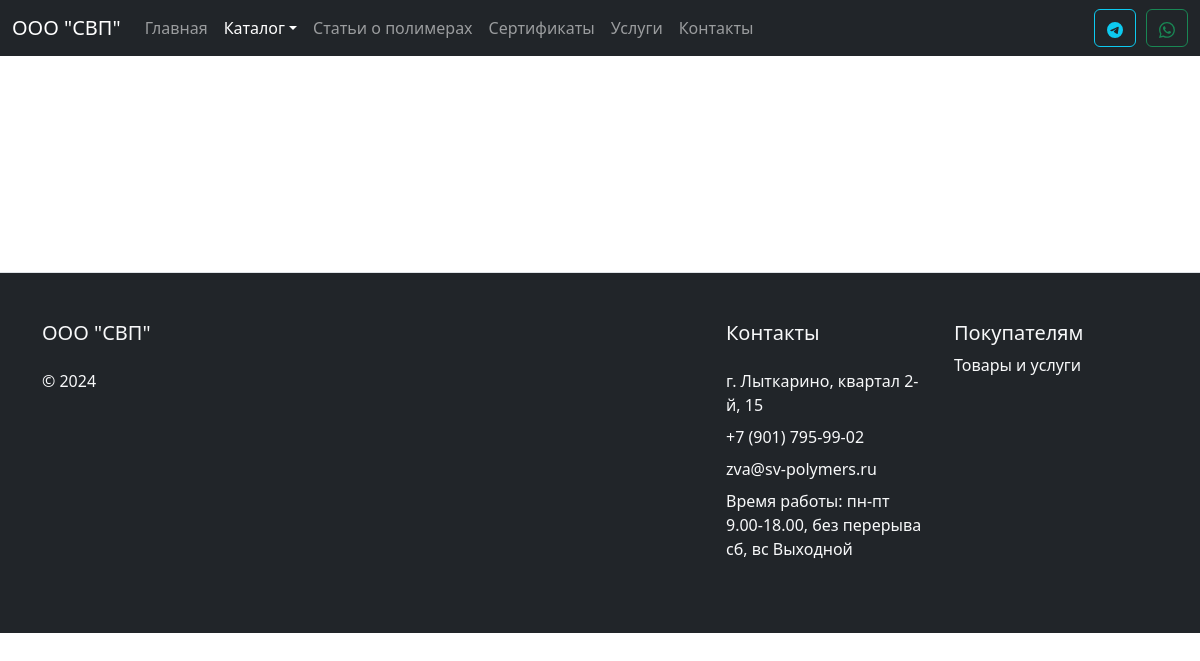
The app's page /catalog/pvc_rod/products.php, older data.
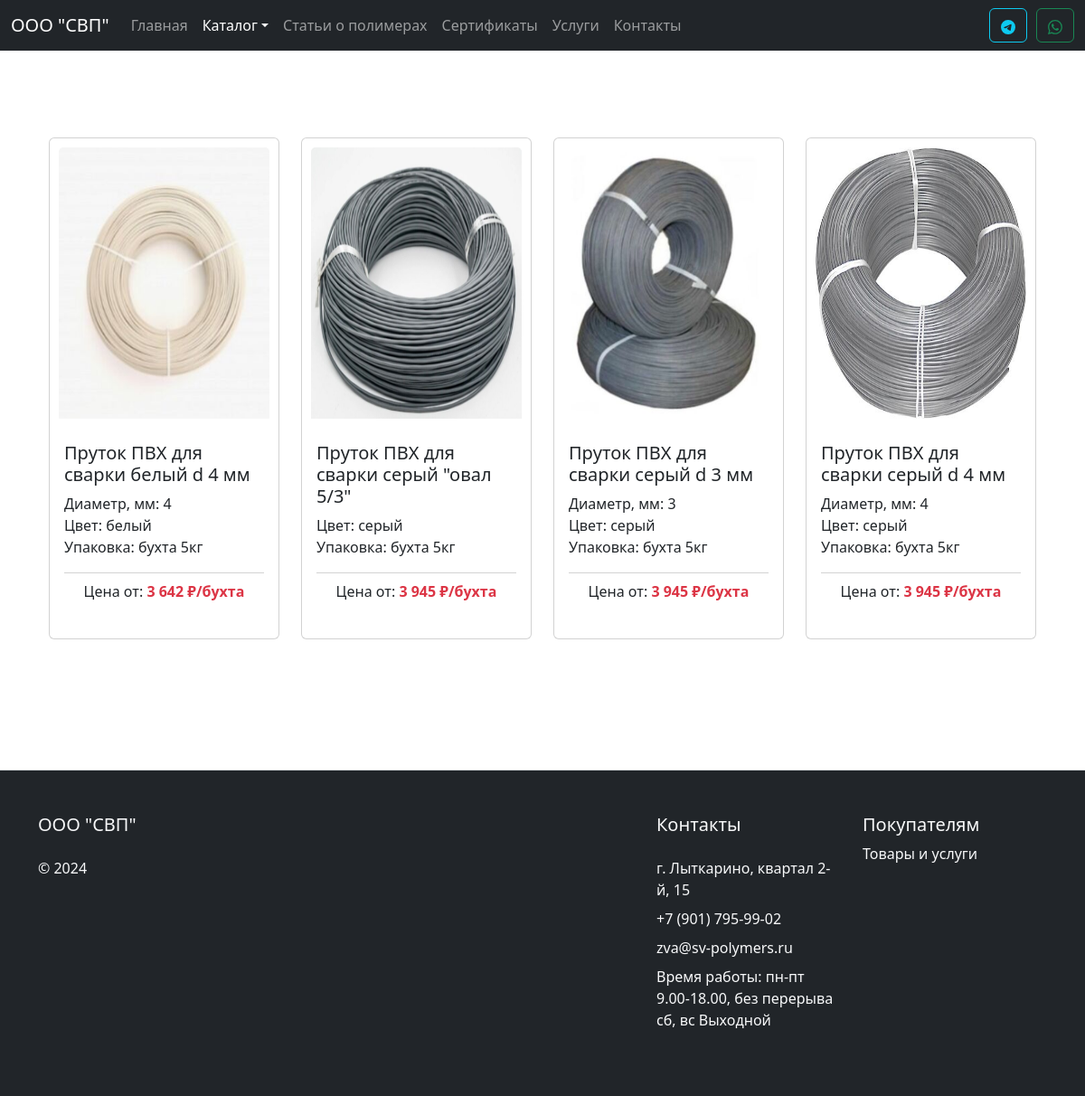
The same page, newer data.
### tables this page shows
CREATE TABLE `products_pvc_rod` (
  `id` int(5) NOT NULL COMMENT 'Идентификатор',
  `name` varchar(100) NOT NULL COMMENT 'Наименование',
  `category` varchar(2) NOT NULL COMMENT 'Карегория',
  `subcategory` varchar(2) NOT NULL COMMENT 'Подкатегория',
  `image` varchar(50) NOT NULL COMMENT 'Изображение',
  `price` int(10) NOT NULL COMMENT 'Цена',
  `opt_price` int(10) NOT NULL COMMENT 'Оптовая цена',
  `diler_price` int(10) NOT NULL COMMENT 'Дилерская цена',
  `pack` varchar(100) NOT NULL COMMENT 'Упаковка',
  `description` varchar(1000) NOT NULL COMMENT 'Описание',
  `color` varchar(100) NOT NULL COMMENT 'Цвет',
  `diameter` int(5) DEFAULT NULL COMMENT 'Диаметр',
  `applying` varchar(2000) NOT NULL COMMENT 'Применение',
  `instruction` varchar(2000) NOT NULL COMMENT 'Инструкция'
);

### catalog/pvc_rod/products.php (the view, shortened to what this page needs)
<?
include_once $_SERVER['DOCUMENT_ROOT'] . "/modules/header.php";
require($_SERVER['DOCUMENT_ROOT'] . '/database/db.php');
$subcategory = $_GET['sub'];
if ($subcategory) {
  $sql = "SELECT * FROM products_pvc_rod WHERE subcategory = $subcategory";
} else {
  $sql = "SELECT * FROM products_pvc_rod";
}
$result = $conn->query($sql);
if ($result->num_rows != 0) {
  $products = $result->fetch_all(MYSQLI_ASSOC);
}
?>
<div class="container my-5">
  <div class="container mt-5 mb-5">
    <div class="row row-cols-1 row-cols-md-4 g-4 justify-content-center">
      <?php foreach ($products as $product): ?>
        <div class="col">
          <a href="/catalog/pvc_rod/product?id=<?= $product['id']; ?>" class="card h-100 ki-card">
            <div style="padding:10px;">
              <img style="width: 100%; height: 300px;" src=<?= '/assets/images/catalog/' . $product['image'] ?> class="card-img-top" alt=<?= $product['name'] ?>>
            </div>
            <div class="card-body d-flex flex-column ">
              <h5 class="card-title"><?= $product['name'] ?></h5>
              <p class="card-text" style="flex:1;">
                <?php if ($product['diameter']) { ?>
                  Диаметр, мм: <?= $product['diameter'] ?><br>
                <? } ?>
                Цвет: <?= $product['color'] ?><br>
                Упаковка: <?= $product['pack'] ?><br>
              <div class="card-footer bg-transparent d-flex justify-content-center px-0">
                <p>Цена от: <strong class="text-danger"><?= number_format($product['opt_price'], 0, '.', ' '); ?> ₽/бухта</strong></p>
              </div>
            </div>
          </a>
        </div>
      <?php endforeach; ?>
    </div>
  </div>
</div>
<? include_once $_SERVER['DOCUMENT_ROOT'] . "/modules/footer.php"; ?>

Row changes from the older to the newer data that the page shows:
added products_pvc_rod: image (picture), name "Пруток ПВХ для сварки белый d 4 мм", diameter "4", color "белый", pack "бухта 5кг", opt_price "3 642"
added products_pvc_rod: image (picture), name "Пруток ПВХ для сварки серый \"овал 5/3\"", color "серый", pack "бухта 5кг", opt_price "3 945"
added products_pvc_rod: image (picture), name "Пруток ПВХ для сварки серый d 3 мм", diameter "3", color "серый", pack "бухта 5кг", opt_price "3 945"
added products_pvc_rod: image (picture), name "Пруток ПВХ для сварки серый d 4 мм", diameter "4", color "серый", pack "бухта 5кг", opt_price "3 945"
